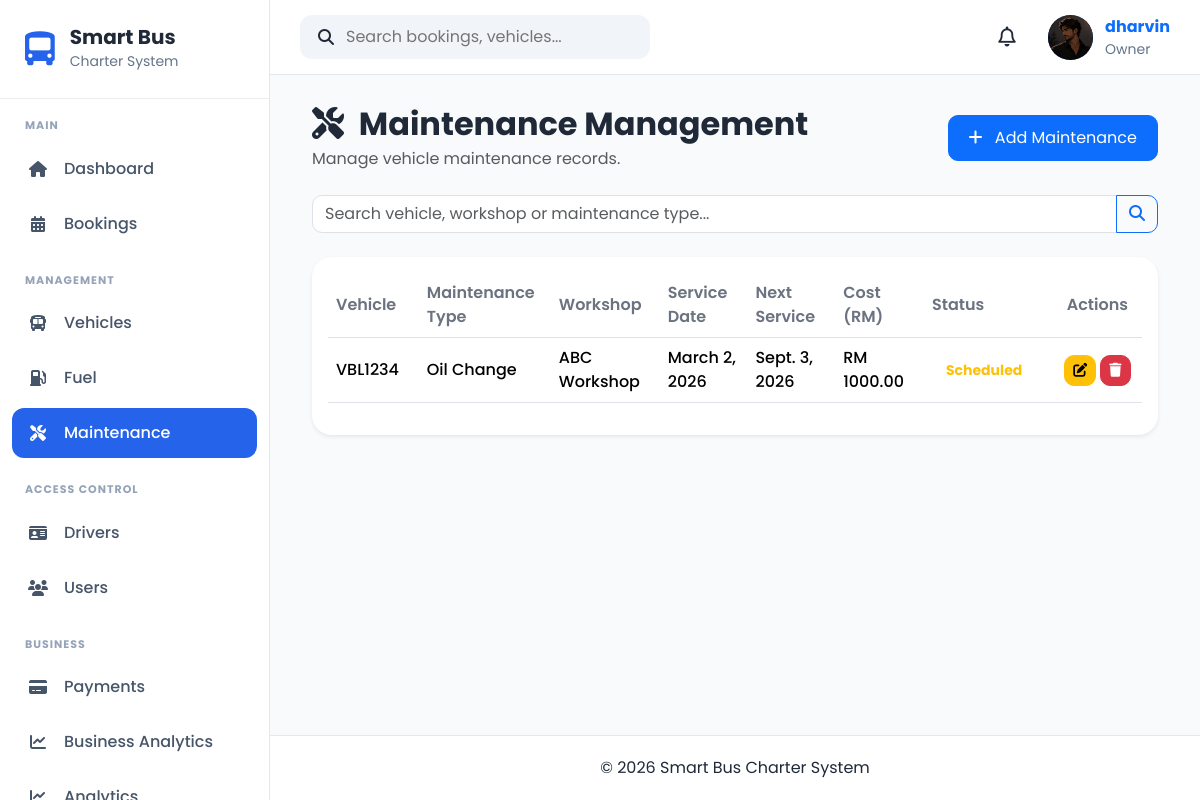
The app's page /maintenance/ (signed in) with its own data.
### apps/accounts/models.py (models this page shows, shortened)
class UserProfile(models.Model):
    OWNER = "Owner"
    ADMIN = "Admin"
    DRIVER = "Driver"
    CUSTOMER = "Customer"
    ROLE_CHOICES = [
        (OWNER, "Owner"),
        (ADMIN, "Admin"),
        (DRIVER, "Driver"),
        (CUSTOMER, "Customer"),
    ]
    GENDER_CHOICES = [
        ("Male", "Male"),
        ("Female", "Female"),
        ("Other", "Other"),
    ]
    user = models.OneToOneField(
        User,
        on_delete=models.CASCADE,
        related_name="profile"
    )
    role = models.CharField(
        max_length=20,
        choices=ROLE_CHOICES,
        default=CUSTOMER
    )
    phone = models.CharField(
        max_length=20,
        blank=True
    )
    address = models.TextField(
        blank=True
    )
    city = models.CharField(
        max_length=100,
        blank=True
    )
    state = models.CharField(
        max_length=100,
        blank=True
    )
    postcode = models.CharField(
        max_length=20,
        blank=True
    )
    country = models.CharField(
        max_length=100,
        default="Malaysia"
    )
    gender = models.CharField(
        max_length=10,
        choices=GENDER_CHOICES,
        blank=True
    )
    profile_picture = models.ImageField(
        upload_to="profile_pictures/",
        blank=True,
        null=True
    )
    must_change_password = models.BooleanField(default=False)
    created_at = models.DateTimeField(
        auto_now_add=True
    )
    updated_at = models.DateTimeField(
        auto_now=True
    )

### apps/maintenance/models.py (models this page shows, shortened)
class Maintenance(models.Model):
    MAINTENANCE_TYPE_CHOICES = [
        ("Oil Change", "Oil Change"),
        ("Engine Service", "Engine Service"),
        ("Brake Service", "Brake Service"),
        ("Tyre Replacement", "Tyre Replacement"),
        ("Air Conditioning", "Air Conditioning"),
        ("Battery Replacement", "Battery Replacement"),
        ("General Inspection", "General Inspection"),
        ("Other", "Other"),
    ]
    STATUS_CHOICES = [
        ("Scheduled", "Scheduled"),
        ("In Progress", "In Progress"),
        ("Completed", "Completed"),
        ("Cancelled", "Cancelled"),
    ]
    MAINTENANCE_LABEL_CHOICES = [
        ("Yes", "Yes"),
        ("No", "No"),
    ]
    vehicle = models.ForeignKey(
        Vehicle,
        on_delete=models.CASCADE,
        related_name="maintenance_records",
    )
    maintenance_type = models.CharField(
        max_length=50,
        choices=MAINTENANCE_TYPE_CHOICES,
    )
    workshop = models.CharField(
        max_length=150,
    )
    service_date = models.DateField()
    next_service_date = models.DateField(
        blank=True,
        null=True,
    )
    mileage = models.PositiveIntegerField(
        help_text="Vehicle mileage (km)"
    )
    cost = models.DecimalField(
        max_digits=10,
        decimal_places=2,
    )
    status = models.CharField(
        max_length=20,
        choices=STATUS_CHOICES,
        default="Scheduled",
    )
    needs_maintenance = models.CharField(
        max_length=3,
        choices=MAINTENANCE_LABEL_CHOICES,
        default="No",
        help_text="Used for AI model training",
    )
    remarks = models.TextField(
        blank=True,
    )
    created_at = models.DateTimeField(
        default=timezone.now,
    )
    updated_at = models.DateTimeField(
        auto_now=True,
    )
    class Meta:
        ordering = ["-service_date", "-created_at"]

### apps/vehicles/models.py (models this page shows, shortened)
class Vehicle(models.Model):
    STATUS_CHOICES = [
        ("Available", "Available"),
        ("Booked", "Booked"),
        ("Maintenance", "Maintenance"),
        ("Inactive", "Inactive"),
    ]
    BUS_TYPE_CHOICES = [
        ("Mini Bus", "Mini Bus"),
        ("Standard Bus", "Standard Bus"),
        ("VIP Coach", "VIP Coach"),
    ]
    registration_number = models.CharField(
        max_length=20,
        unique=True
    )
    vehicle_name = models.CharField(
        max_length=100
    )
    bus_type = models.CharField(
        max_length=30,
        choices=BUS_TYPE_CHOICES
    )
    seat_capacity = models.PositiveIntegerField()
    manufacture_year = models.PositiveIntegerField()
    insurance_expiry = models.DateField()
    road_tax_expiry = models.DateField()
    status = models.CharField(
        max_length=20,
        choices=STATUS_CHOICES,
        default="Available"
    )
    image = models.ImageField(
        upload_to="vehicles/",
        blank=True,
        null=True
    )
    created_at = models.DateTimeField(auto_now_add=True)
    updated_at = models.DateTimeField(auto_now=True)

### apps/maintenance/views.py (the view, shortened to what this page needs)
def maintenance_list(request):
    search = request.GET.get("search", "")
    maintenances = Maintenance.objects.select_related(
        "vehicle"
    ).order_by("-service_date")
    paginator = Paginator(maintenances, 10)
    page_number = request.GET.get("page")
    page_obj = paginator.get_page(page_number)
    context = {
        "page_obj": page_obj,
        "maintenances": page_obj,
        "search": search,
        "is_paginated": page_obj.has_other_pages(),
    }
    return render(
        request,
        "maintenance/maintenance_list.html",
        context,
    )

### apps/accounts/context_processors.py (called while the page is built)
def user_role(request):
    role = None
    if request.user.is_authenticated:
        try:
            role = request.user.profile.role
        except Exception:
            role = None
    return {
        "user_role": role
    }

### apps/notifications/context_processors.py (called while the page is built)
def notification_context(request):
    if not request.user.is_authenticated:
        return {}
    notifications = (
        NotificationRecipient.objects
        .filter(user=request.user)
        .select_related("notification")
        .order_by("-notification__created_at")[:5]
    )
    unread_count = (
        NotificationRecipient.objects
        .filter(
            user=request.user,
            is_read=False
        )
        .count()
    )
    return {
        "navbar_notifications": notifications,
        "unread_notifications": unread_count,
    }

### templates/maintenance/maintenance_list.html (shortened to what this page needs)
{% extends "crud/base_list.html" %}
{% block header_title %}
<i class="fas fa-tools me-2"></i>
Maintenance Management
{% endblock %}
{% block header_subtitle %}
Manage vehicle maintenance records.
{% endblock %}
{% block add_button %}
<a href="{% url 'maintenance:maintenance_create' %}" class="btn btn-primary">
    <i class="fas fa-plus me-2"></i>
    Add Maintenance
</a>
{% endblock %}
{% block search %}
<form method="GET" class="mb-4">
    <div class="input-group">
        <input
            type="text"
            name="search"
            class="form-control"
            placeholder="Search vehicle, workshop or maintenance type..."
            value="{{ search }}">
        <button class="btn btn-outline-primary" type="submit">
            <i class="fas fa-search"></i>
        </button>
    </div>
</form>
{% endblock %}
{% block table %}
<table class="table table-hover align-middle">
    <thead>
        <tr>
            <th>Vehicle</th>
            <th>Maintenance Type</th>
            <th>Workshop</th>
            <th>Service Date</th>
            <th>Next Service</th>
            <th>Cost (RM)</th>
            <th>Status</th>
            <th class="text-center">Actions</th>
        </tr>
    </thead>
    <tbody>
    {% for maintenance in maintenances %}
        <tr>
            <td>{{ maintenance.vehicle.registration_number }}</td>
            <td>{{ maintenance.maintenance_type }}</td>
            <td>{{ maintenance.workshop }}</td>
            <td>{{ maintenance.service_date }}</td>
            <td>
                {% if maintenance.next_service_date %}
                    {{ maintenance.next_service_date }}
                {% else %}
                    -
                {% endif %}
            </td>
            <td>RM {{ maintenance.cost }}</td>
            <td>
                {% if maintenance.status == "Scheduled" %}
                    <span class="badge text-warning">
                        {{ maintenance.status }}
                    </span>
                {% elif maintenance.status == "In Progress" %}
                    <span class="badge text-primary">
                        {{ maintenance.status }}
                    </span>
                {% elif maintenance.status == "Completed" %}
                    <span class="badge text-success">
                        {{ maintenance.status }}
                    </span>
                {% else %}
                    <span class="badge text-danger">
                        {{ maintenance.status }}
                    </span>
                {% endif %}
            </td>
            <td class="text-center">
                <a href="{% url 'maintenance:maintenance_update' maintenance.pk %}"
                   class="btn btn-warning btn-sm">
                    <i class="fas fa-edit"></i>
                </a>
                <a href="{% url 'maintenance:maintenance_delete' maintenance.pk %}"
                   class="btn btn-danger btn-sm">
                    <i class="fas fa-trash"></i>
                </a>
            </td>
        </tr>
    {% endfor %}
    </tbody>
</table>
{% endblock %}

### templates/components/navbar.html (shortened to what this page needs)
{% load static %}
<nav class="navbar-custom">
    <div class="navbar-left">
        <div class="search-box">
            <i class="fa-solid fa-magnifying-glass"></i>
            <input
                type="text"
                placeholder="Search bookings, vehicles..."
            >
        </div>
    </div>
    <div class="navbar-right">
            <div class="notification-icon">
                <button
                    class="notification-btn"
                    id = "notificationBtn">
                    <i class="fa-regular fa-bell"></i>
                </button>
            </div>
        <a href="{% url 'accounts:profile' %}" class="profile-link">
            <div class="profile-menu">
                {% if request.user.profile.profile_picture %}
                    <img
                        src="{{ request.user.profile.profile_picture.url }}"
                        alt="Profile Picture"
                        class="profile-avatar profile-image"
                    >
                {% else %}
                    <div class="profile-avatar">
                        {{ request.user.username|first|upper }}
                    </div>
                {% endif %}
                <div class="profile-info">
                    <strong>{{ request.user.username }}</strong>
                    <small>
                        {{ request.user.profile.role|default:"User" }}
                    </small>
                </div>
            </div>
        </a>
    </div>
</nav>

### static/css/base.css (style rules this page uses)
* { margin:0; padding:0; box-sizing:border-box; font-family:'Poppins',sans-serif; }
body { background:#F8FAFC; color:#1F2937; overflow-x:hidden; }
a { text-decoration:none; }

### static/css/layout.css (style rules this page uses)
.navbar-custom { height:75px; background:#ffffff; display:flex; justify-content:space-between; align-items:center; padding:0 30px; border-bottom:1px solid #E5E7EB; }
.navbar-left { display:flex; align-items:center; gap:20px; }
.search-box { display:flex; align-items:center; gap:12px; background:#F1F5F9; padding:10px 18px; border-radius:12px; width:350px; }
.search-box input { border:none; background:none; width:100%; outline:none; }
.navbar-right { display:flex; align-items:center; gap:20px; }
.notification-btn { position:relative; width:42px; height:42px; border:none; border-radius:50%; background:#fff; display:flex; justify-content:center; align-items:center; cursor:pointer; z-index:2000; }
.notification-icon { position:relative; z-index:2000; }
.profile-menu { display:flex; align-items:center; gap:12px; }
.profile-avatar { width:45px; height:45px; background:#2563EB; color:white; border-radius:50%; display:flex; justify-content:center; align-items:center; font-weight:700; }
.profile-info { display:flex; flex-direction:column; }
.profile-info small { color:#64748B; }

### static/css/components.css (style rules this page uses)
.notification-btn i { font-size:20px; color:#1f2937; }

### static/css/crud.css (style rules this page uses)
.table thead { background:#0d6efd; color:white; }
.table th { vertical-align:middle; }
.table td { vertical-align:middle; }
.btn { border-radius:10px; }
.form-control, .form-select { border-radius:10px; }
.badge { font-size:.9rem; }

### static/css/profile.css (style rules this page uses)
.table th { width:220px; color:#6b7280; font-weight:600; }
.table td { font-weight:500; }
.badge { padding:8px 14px; font-size:14px; }
.btn-primary { border-radius:10px; padding:10px 20px; }

### records on screen
Maintenance: vehicle.registration_number "VBL1234", maintenance_type "Oil Change", workshop "ABC Workshop", service_date "March 2, 2026", next_service_date "Sept. 3, 2026", cost "1000.00", status "Scheduled"

### other values on screen
{{ request.user.username }} "dharvin"
{{ request.user.profile.role|default:"User" }} "Owner"
